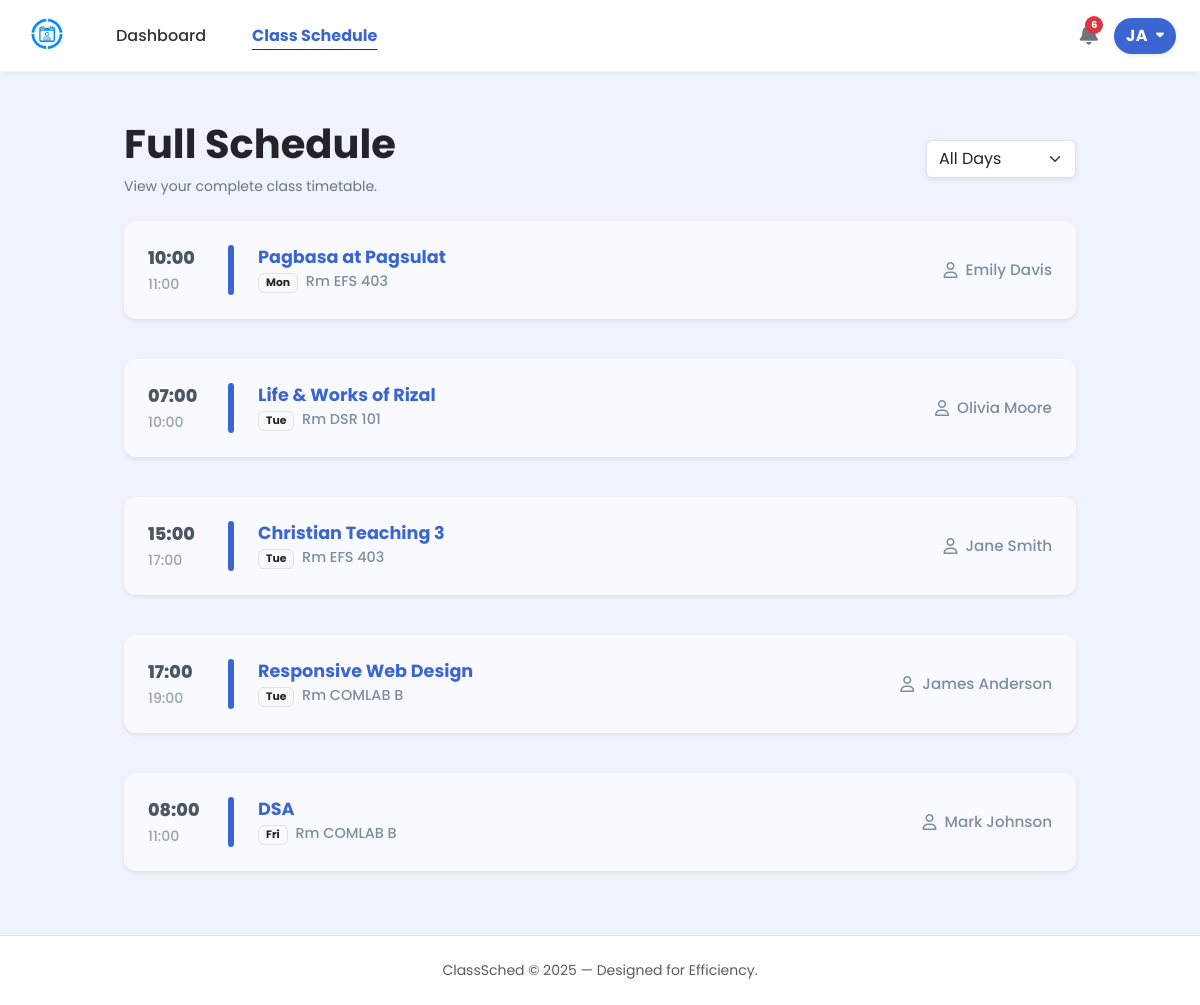
Page /src/student_schedule.php (signed in) on the earlier database version.
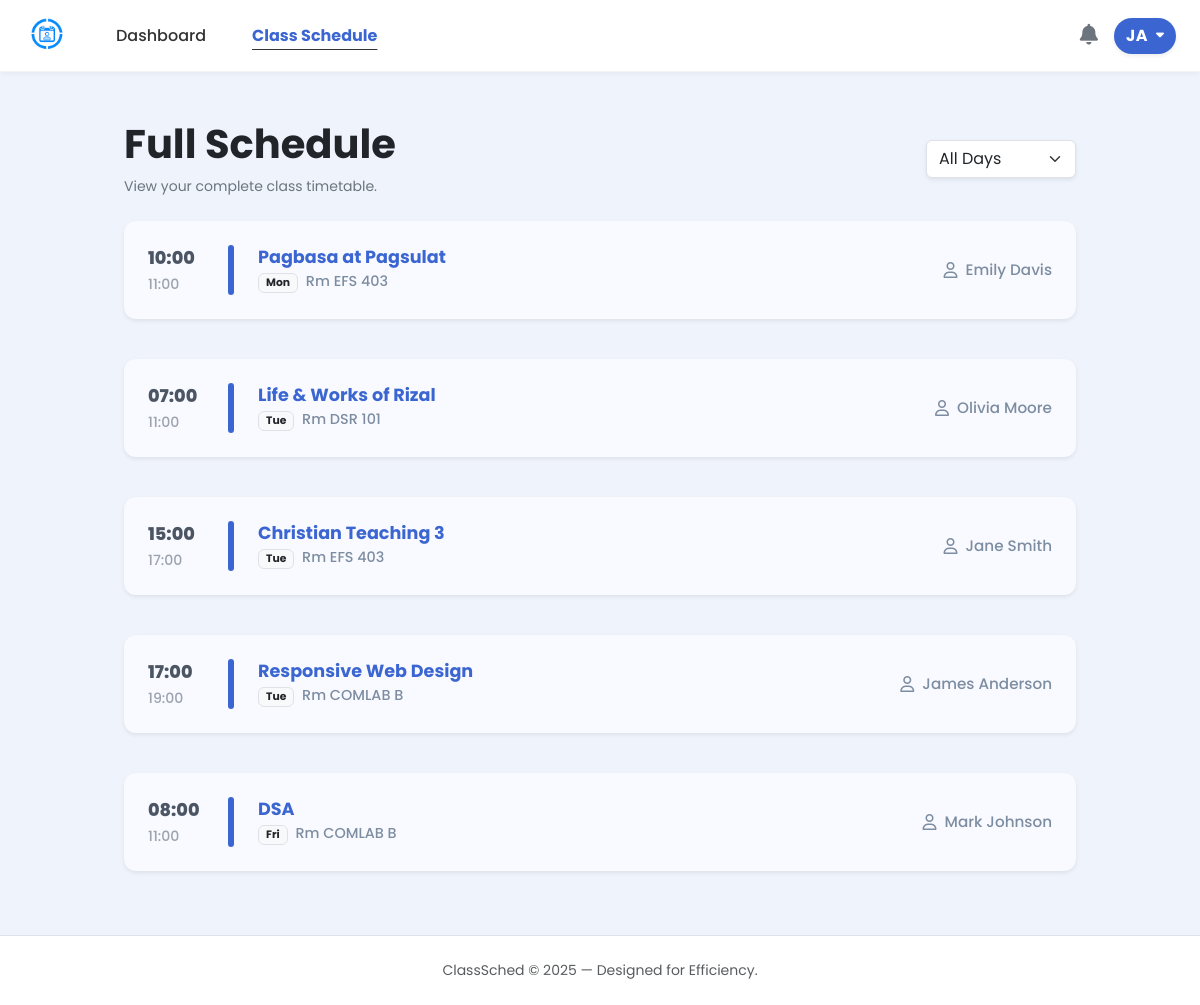
Same page on the later database version.
### tables this page shows
CREATE TABLE schedules (
        id INTEGER PRIMARY KEY AUTOINCREMENT,
        day TEXT NOT NULL,
        subject_id INTEGER NOT NULL,
        teacher_id INTEGER NOT NULL,
        room TEXT(10),
        time_start TIME,
        time_end TIME,
        course_id INTEGER NOT NULL,

        FOREIGN KEY (teacher_id) REFERENCES teachers(id),
        FOREIGN KEY (course_id) REFERENCES courses(id),
        FOREIGN KEY (subject_id) REFERENCES subjects(id)
    );

CREATE TABLE subjects (
        id INTEGER PRIMARY KEY AUTOINCREMENT,
        subject_name TEXT NOT NULL UNIQUE
    );

CREATE TABLE teachers (
        id INTEGER PRIMARY KEY AUTOINCREMENT,
        name TEXT NOT NULL UNIQUE
    );

### src/notification.php (called while the page is built, shortened)
<?php
function notif($role = null, $handle_actions = true) {
    $current_page = basename($_SERVER['PHP_SELF']);
    $user = $_SESSION["user"];
    $user_id = $user['id'];
    $db = get_db();
    $now_str = date('Y-m-d H:i:s');
    if ($role === 'admin') {
        $cols = $db->query("PRAGMA table_info(users)");
        $hasCol = false;
        while ($col = $cols->fetchArray(SQLITE3_ASSOC)) {
            if ($col['name'] === 'last_notification_check') {
                $hasCol = true;
                break;
            }
        }
        if (!$hasCol) {
            $db->exec("ALTER TABLE users ADD COLUMN last_notification_check DATETIME DEFAULT '1970-01-01 00:00:00'");
        }
        if ($_SERVER['REQUEST_METHOD'] === 'POST' && isset($_POST['action']) && $_POST['action'] === 'clear_badge_only') {
            $stmt = $db->prepare("UPDATE users SET last_notification_check = :now WHERE id = :uid");
            $stmt->bindValue(':now', $now_str, SQLITE3_TEXT);
            $stmt->bindValue(':uid', $user_id, SQLITE3_INTEGER);
            $stmt->execute();
            header('Content-Type: application/json');
            echo json_encode(['status' => 'success']);
            exit;
        }
        $current_db_val = $db->querySingle("SELECT last_activity FROM admin_system_log WHERE id = 1");
        $current_time = time();
        if (!is_numeric($current_db_val) || ($current_db_val > $current_time + 60)) {
            $db->exec("UPDATE admin_system_log SET last_activity = strftime('%s', 'now') WHERE id = 1");
        }
        if ($handle_actions) {
            if (isset($_GET['action']) && $_GET['action'] === 'clear_notifications') {
                $db->exec("UPDATE notifications SET is_read = 1 WHERE is_read = 0 AND (message LIKE '%bio%' OR message LIKE '%phone%')");
                header("Location: " . $current_page);
                exit;
            }
            if (isset($_GET['action']) && $_GET['action'] === 'read_notif' && isset($_GET['id'])) {
                $notif_id = (int)$_GET['id'];
                $db->exec("UPDATE notifications SET is_read = 1 WHERE id = $notif_id");
                header("Location: admin_student_manage.php");
                exit;
            }
        }
        $last_check_row = $db->querySingle("SELECT last_notification_check FROM users WHERE id = $user_id", true);
        $last_click = ($last_check_row && $last_check_row['last_notification_check']) ? $last_check_row['last_notification_check'] : '1970-01-01 00:00:00';
        $stmt_count = $db->prepare("
            SELECT COUNT(*) FROM notifications
            WHERE is_read = 0
            AND created_at > :last_click
            AND (message LIKE '%bio%' OR message LIKE '%phone%')
        ");
        $stmt_count->bindValue(':last_click', $last_click, SQLITE3_TEXT);
        $unread_count = $stmt_count->execute()->fetchArray()[0];
        $stmt_highlight = $db->prepare("
            SELECT COUNT(*) FROM notifications
            WHERE is_read = 0
            AND (message LIKE '%bio%' OR message LIKE '%phone%')
        ");
        $highlight_count = $stmt_highlight->execute()->fetchArray()[0];
        $notif_result = $db->query("
            SELECT n.*, s.first_name, s.last_name
            FROM notifications n
            LEFT JOIN students s ON n.student_id = s.id
            WHERE (n.message LIKE '%bio%' OR n.message LIKE '%phone%')
            ORDER BY n.created_at DESC LIMIT 10
        ");
    }
    elseif ($role === 'student') {
        $student = $db->querySingle("SELECT id FROM students WHERE user_id = $user_id", true);
        $student_id = $student['id'];
        $cols = $db->query("PRAGMA table_info(students)");
        while ($col = $cols->fetchArray(SQLITE3_ASSOC)) {
            if ($col['name'] === 'last_notification_check') {
                $hasCol = true;
                break;
            }
        }
        $last_check_row = $db->querySingle("SELECT last_notification_check FROM students WHERE id = $student_id", true);
        $last_click = ($last_check_row && $last_check_row['last_notification_check']) ? $last_check_row['last_notification_check'] : '1970-01-01 00:00:00';
        $stmt_count = $db->prepare("
            SELECT COUNT(*) FROM notifications
            WHERE student_id = :sid
            AND is_read = 0
            AND created_at > :last_click
            AND (message LIKE 'New Class:%' OR message LIKE 'Schedule Update:%')
        ");
        $stmt_count->bindValue(':sid', $student_id, SQLITE3_INTEGER);
        $stmt_count->bindValue(':last_click', $last_click, SQLITE3_TEXT);
        $unread_count = $stmt_count->execute()->fetchArray()[0];
        $highlight_stmt = $db->prepare("
            SELECT COUNT(*) FROM notifications
            WHERE student_id = :sid
            AND is_read = 0
            AND (message LIKE 'New Class:%' OR message LIKE 'Schedule Update:%')
        ");
        $highlight_stmt->bindValue(':sid', $student_id, SQLITE3_INTEGER);
        $highlight_count = $highlight_stmt->execute()->fetchArray()[0];
        $notif_sql = "
            SELECT * FROM notifications
            WHERE student_id = $student_id
            AND (message LIKE 'New Class:%' OR message LIKE 'Schedule Update:%')
            ORDER BY created_at DESC LIMIT 10
        ";
        $notif_result = $db->query($notif_sql);
    }
    $notifications = [];
    if (isset($notif_result) && $notif_result) {
        while ($row = $notif_result->fetchArray(SQLITE3_ASSOC)) {
            $notifications[] = $row;
        }
    }
    return [
        'unread_count' => $unread_count ?? 0,
        'notifications' => $notifications,
        'highlight_count' => $highlight_count ?? 0
    ];
}

### src/student_schedule.php (the view, shortened to what the changed rows need)
<?php
require_once __DIR__ ."/notification.php";
$user = $_SESSION['user'];
$db = get_db();
$user_id = $user['id'];
$student = $db->querySingle("SELECT * FROM students WHERE user_id = $user_id", true);
$course_id = (int)$student['course_id'];
$notif_data = notif('student', true);
$unread_count = $notif_data['unread_count'];
$selected_day = $_GET['day'] ?? 'All';
$sqlSched = "
    SELECT sch.*, sub.subject_name, t.name as teacher_name
    FROM schedules sch
    LEFT JOIN subjects sub ON sch.subject_id = sub.id
    LEFT JOIN teachers t ON sch.teacher_id = t.id
    WHERE sch.course_id = :cid
";
$sqlSched .= " ORDER BY
    CASE
        WHEN sch.day = 'Monday' THEN 1
        WHEN sch.day = 'Tuesday' THEN 2
        WHEN sch.day = 'Wednesday' THEN 3
        WHEN sch.day = 'Thursday' THEN 4
        WHEN sch.day = 'Friday' THEN 5
        WHEN sch.day = 'Saturday' THEN 6
        WHEN sch.day = 'Sunday' THEN 7
        ELSE 8
    END,
    sch.time_start ASC";
$stmt = $db->prepare($sqlSched);
$stmt->bindValue(':cid', $course_id, SQLITE3_INTEGER);
$sched_result = $stmt->execute();
$schedule_data = [];
while ($row = $sched_result->fetchArray(SQLITE3_ASSOC)) {
    $schedule_data[] = $row;
}
$themeColor = '#3b66d1';
    ?>
<!DOCTYPE html>
<html lang="en">
<head>
    <link href="https://cdn.jsdelivr.net/npm/bootstrap@5.3.3/dist/css/bootstrap.min.css" rel="stylesheet">
    <link href="https://cdnjs.cloudflare.com/ajax/libs/font-awesome/6.0.0/css/all.min.css" rel="stylesheet">
    <link rel="stylesheet" href="../styles/student_schedule.css">
    <link rel="stylesheet" href="../styles/student.css">
    <link rel="stylesheet" href="../styles/notification.css">
</head>
<body class="d-flex flex-column min-vh-100 position-relative">
    <?php require_once __DIR__ . "/student_nav.php"; ?>
    <div class="container px-4 py-5" style="max-width: 1000px;">
        <div class="d-flex flex-wrap justify-content-between align-items-center mb-4 gap-3">
            <div>
                <h1 class="fw-bold text-dark mb-2">Full Schedule</h1>
            </div>
        </div>
        <div id="schedule-body" class="schedule-list">
            <?php
            foreach ($schedule_data as $row):
                $currentColor = $themeColor;
                $start_time = $row['time_start'] ? date("H:i", strtotime($row['time_start'])) : '--';
                $end_time   = $row['time_end']   ? date("H:i", strtotime($row['time_end']))   : '';
            ?>
                <div class="schedule-card mb-3 shadow-sm border-0">
                    <div class="time-col">
                        <div><?php echo $start_time; ?></div>
                        <?php if($end_time): ?>
                            <div style="font-size: 0.8em; color: #9ca3af; font-weight: 500; margin-top: 2px;">
                                <?php echo $end_time; ?>
                            </div>
                        <?php endif; ?>
                    </div>
                    <div class="accent-bar" style="background-color: <?php echo $currentColor; ?>;"></div>
                    <div class="subject-info">
                        <div class="subject-name" style="color: <?php echo $currentColor; ?>;">
                            <?php echo htmlspecialchars($row['subject_name']); ?>
                        </div>
                        <div class="room-badge">
                            <?php if($selected_day === 'All'): ?>
                                <span class="badge bg-light text-dark border me-1"><?php echo substr($row['day'], 0, 3); ?></span>
                            <?php endif; ?>
                            Rm <?php echo htmlspecialchars($row['room'] ?? 'TBA'); ?>
                        </div>
                    </div>
                    <div class="teacher-col">
                        <i class="fa-regular fa-user"></i>
                        <?php echo htmlspecialchars($row['teacher_name']); ?>
                    </div>
                </div>
            <?php endforeach; ?>
        </div>
    </div>
</body>
</html>

### src/student_nav.php (shortened to what the changed rows need)
<link rel="stylesheet" href="../styles/student_nav.css">
<nav class="navbar navbar-expand-md sticky-top">
    <div class="container-fluid px-4">
        <div class="d-flex align-items-center gap-3">
            <div class="dropdown notification-container position-relative">
                <i class="fa-solid fa-bell text-secondary"
                   id="notificationDropdown"
                   data-bs-toggle="dropdown"
                   aria-expanded="false"
                   style="font-size: 1.3rem; cursor: pointer;">
                </i>
                <?php if (isset($unread_count) && $unread_count > 0): ?>
                    <span class="notification-badge position-absolute top-0 translate-middle badge rounded-circle bg-danger d-flex align-items-center justify-content-center" style="width: 18px; height: 18px; font-size: 0.6rem; padding: 0; left: 80%;">
                        <?php echo ($unread_count > 9) ? '9+' : $unread_count; ?>
                    </span>
                <?php endif; ?>
            </div>
        </div>
    </div>
</nav>

Differences in the rows shown:
removed schedules: time_start "07:00", time_end "10:00", subject.subject_name "Life & Works of Rizal", day "Tue", room "DSR 101", teacher.name "Olivia Moore"
added schedules: time_start "07:00", time_end "11:00", subject.subject_name "Life & Works of Rizal", day "Tue", room "DSR 101", teacher.name "Olivia Moore"
Other differences:
$unread_count: "6" → (not shown)
